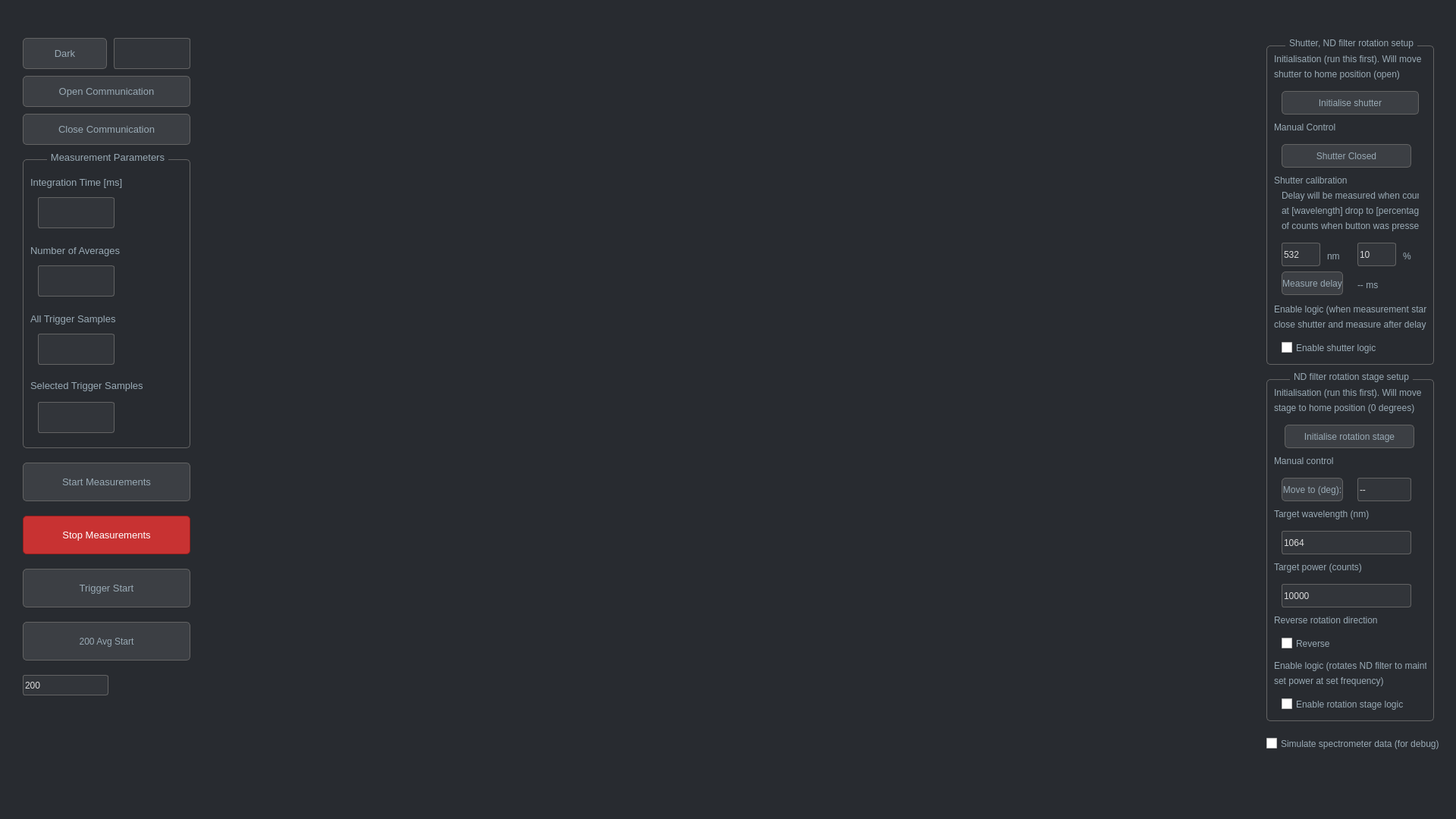
<?xml version="1.0" encoding="UTF-8"?>
<ui version="4.0">
 <class>MainWindow</class>
 <widget class="QMainWindow" name="MainWindow">
  <property name="geometry">
   <rect>
    <x>0</x>
    <y>0</y>
    <width>1920</width>
    <height>1080</height>
   </rect>
  </property>
  <property name="sizePolicy">
   <sizepolicy hsizetype="Maximum" vsizetype="Maximum">
    <horstretch>0</horstretch>
    <verstretch>0</verstretch>
   </sizepolicy>
  </property>
  <property name="windowTitle">
   <string>MainWindow</string>
  </property>
  <property name="autoFillBackground">
   <bool>false</bool>
  </property>
  <property name="styleSheet">
   <string notr="true">QMainWindow {
    background-color: rgb(40, 43, 48);
    color: rgb(153, 170, 181);
}

QPushButton {
    background-color: rgb(60, 63, 68);
    color: rgb(153, 170, 181);
    border: 1px solid rgb(100, 100, 100);
    border-radius: 5px;
}

QPushButton:hover {
    background-color: rgb(70, 73, 78);
	color: rgb(255, 255, 255); /* Make text whiter when hovering */
}

QLineEdit {
    background-color: rgb(50, 53, 58);
    color: rgb(220, 220, 220);
    border: 1px solid rgb(100, 100, 100);
    border-radius: 3px;
}

QGroupBox {
    color: rgb(153, 170, 181);
    border: 1px solid rgb(100, 100, 100);
    border-radius: 5px;
    margin-top: 10px;
}

QGroupBox::title {
    subcontrol-origin: margin;
    subcontrol-position: top center;
    padding: 0 3px;
}

QLabel, QCheckBox {
    color: rgb(153, 170, 181);
}
</string>
  </property>
  <widget class="QWidget" name="centralwidget">
   <widget class="QPushButton" name="SaveDarkBtn">
    <property name="geometry">
     <rect>
      <x>30</x>
      <y>50</y>
      <width>111</width>
      <height>41</height>
     </rect>
    </property>
    <property name="font">
     <font>
      <pointsize>10</pointsize>
     </font>
    </property>
    <property name="text">
     <string>Dark</string>
    </property>
   </widget>
   <widget class="QLineEdit" name="LasernmBtn">
    <property name="geometry">
     <rect>
      <x>150</x>
      <y>50</y>
      <width>101</width>
      <height>41</height>
     </rect>
    </property>
   </widget>
   <widget class="QPushButton" name="OpenCommBtn">
    <property name="geometry">
     <rect>
      <x>30</x>
      <y>100</y>
      <width>221</width>
      <height>41</height>
     </rect>
    </property>
    <property name="font">
     <font>
      <pointsize>10</pointsize>
     </font>
    </property>
    <property name="text">
     <string>Open Communication</string>
    </property>
   </widget>
   <widget class="QPushButton" name="CloseCommBtn">
    <property name="geometry">
     <rect>
      <x>30</x>
      <y>150</y>
      <width>221</width>
      <height>41</height>
     </rect>
    </property>
    <property name="font">
     <font>
      <pointsize>10</pointsize>
     </font>
    </property>
    <property name="text">
     <string>Close Communication</string>
    </property>
   </widget>
   <widget class="QGroupBox" name="groupBox">
    <property name="geometry">
     <rect>
      <x>30</x>
      <y>200</y>
      <width>221</width>
      <height>391</height>
     </rect>
    </property>
    <property name="font">
     <font>
      <pointsize>10</pointsize>
     </font>
    </property>
    <property name="title">
     <string>Measurement Parameters</string>
    </property>
    <widget class="QLineEdit" name="IntTimeEdt">
     <property name="geometry">
      <rect>
       <x>20</x>
       <y>60</y>
       <width>101</width>
       <height>41</height>
      </rect>
     </property>
    </widget>
    <widget class="QLineEdit" name="NumAvgEdt">
     <property name="geometry">
      <rect>
       <x>20</x>
       <y>150</y>
       <width>101</width>
       <height>41</height>
      </rect>
     </property>
    </widget>
    <widget class="QLineEdit" name="NumTrigMeasEdt">
     <property name="geometry">
      <rect>
       <x>20</x>
       <y>240</y>
       <width>101</width>
       <height>41</height>
      </rect>
     </property>
    </widget>
    <widget class="QLabel" name="label">
     <property name="geometry">
      <rect>
       <x>10</x>
       <y>30</y>
       <width>191</width>
       <height>21</height>
      </rect>
     </property>
     <property name="font">
      <font>
       <pointsize>10</pointsize>
      </font>
     </property>
     <property name="text">
      <string>Integration Time [ms]</string>
     </property>
    </widget>
    <widget class="QLabel" name="label_2">
     <property name="geometry">
      <rect>
       <x>10</x>
       <y>120</y>
       <width>181</width>
       <height>21</height>
      </rect>
     </property>
     <property name="font">
      <font>
       <pointsize>10</pointsize>
      </font>
     </property>
     <property name="text">
      <string>Number of Averages</string>
     </property>
    </widget>
    <widget class="QLabel" name="label_3">
     <property name="geometry">
      <rect>
       <x>10</x>
       <y>210</y>
       <width>191</width>
       <height>21</height>
      </rect>
     </property>
     <property name="font">
      <font>
       <pointsize>10</pointsize>
      </font>
     </property>
     <property name="text">
      <string>All Trigger Samples</string>
     </property>
    </widget>
    <widget class="QLabel" name="label_4">
     <property name="geometry">
      <rect>
       <x>10</x>
       <y>300</y>
       <width>159</width>
       <height>17</height>
      </rect>
     </property>
     <property name="font">
      <font>
       <pointsize>10</pointsize>
      </font>
     </property>
     <property name="text">
      <string>Selected Trigger Samples</string>
     </property>
    </widget>
    <widget class="QLineEdit" name="NumTrigSelEdt">
     <property name="geometry">
      <rect>
       <x>20</x>
       <y>330</y>
       <width>101</width>
       <height>41</height>
      </rect>
     </property>
    </widget>
   </widget>
   <widget class="QPushButton" name="StartMeasBtn">
    <property name="geometry">
     <rect>
      <x>30</x>
      <y>610</y>
      <width>221</width>
      <height>51</height>
     </rect>
    </property>
    <property name="font">
     <font>
      <pointsize>10</pointsize>
     </font>
    </property>
    <property name="text">
     <string>Start Measurements</string>
    </property>
   </widget>
   <widget class="QPushButton" name="StopMeasBtn">
    <property name="geometry">
     <rect>
      <x>30</x>
      <y>680</y>
      <width>221</width>
      <height>51</height>
     </rect>
    </property>
    <property name="font">
     <font>
      <pointsize>10</pointsize>
     </font>
    </property>
    <property name="styleSheet">
     <string notr="true">QPushButton {
    background-color: rgb(200, 50, 50);
    color: white;
    border: 1px solid rgb(150, 30, 30);
    border-radius: 5px;
}

QPushButton:hover {
    background-color: rgb(220, 70, 70);
}
</string>
    </property>
    <property name="text">
     <string>Stop Measurements</string>
    </property>
   </widget>
   <widget class="QPushButton" name="TrigSaveBtn">
    <property name="geometry">
     <rect>
      <x>30</x>
      <y>750</y>
      <width>221</width>
      <height>51</height>
     </rect>
    </property>
    <property name="font">
     <font>
      <pointsize>10</pointsize>
     </font>
    </property>
    <property name="text">
     <string>Trigger Start</string>
    </property>
   </widget>
   <widget class="Plot" name="plot" native="true">
    <property name="geometry">
     <rect>
      <x>280</x>
      <y>50</y>
      <width>1361</width>
      <height>1001</height>
     </rect>
    </property>
   </widget>
   <widget class="QPushButton" name="Avg200StartBtn">
    <property name="geometry">
     <rect>
      <x>30</x>
      <y>820</y>
      <width>221</width>
      <height>51</height>
     </rect>
    </property>
    <property name="text">
     <string>200 Avg Start</string>
    </property>
   </widget>
   <widget class="QLineEdit" name="AvgPresetEdit">
    <property name="geometry">
     <rect>
      <x>30</x>
      <y>890</y>
      <width>113</width>
      <height>27</height>
     </rect>
    </property>
    <property name="text">
     <string>200</string>
    </property>
   </widget>
   <widget class="QGroupBox" name="groupBox_2">
    <property name="geometry">
     <rect>
      <x>1670</x>
      <y>50</y>
      <width>221</width>
      <height>431</height>
     </rect>
    </property>
    <property name="title">
     <string>Shutter, ND filter rotation setup</string>
    </property>
    <widget class="QLabel" name="label_5">
     <property name="geometry">
      <rect>
       <x>10</x>
       <y>20</y>
       <width>201</width>
       <height>16</height>
      </rect>
     </property>
     <property name="text">
      <string>Initialisation (run this first). Will move </string>
     </property>
    </widget>
    <widget class="QPushButton" name="InitShutter">
     <property name="geometry">
      <rect>
       <x>20</x>
       <y>70</y>
       <width>181</width>
       <height>31</height>
      </rect>
     </property>
     <property name="text">
      <string>Initialise shutter</string>
     </property>
    </widget>
    <widget class="QPushButton" name="ShutterBtn">
     <property name="geometry">
      <rect>
       <x>20</x>
       <y>140</y>
       <width>171</width>
       <height>31</height>
      </rect>
     </property>
     <property name="text">
      <string>Shutter Closed</string>
     </property>
    </widget>
    <widget class="QLabel" name="label_6">
     <property name="geometry">
      <rect>
       <x>10</x>
       <y>110</y>
       <width>201</width>
       <height>16</height>
      </rect>
     </property>
     <property name="text">
      <string>Manual Control</string>
     </property>
    </widget>
    <widget class="QLabel" name="label_7">
     <property name="geometry">
      <rect>
       <x>10</x>
       <y>40</y>
       <width>201</width>
       <height>16</height>
      </rect>
     </property>
     <property name="text">
      <string>shutter to home position (open)</string>
     </property>
    </widget>
    <widget class="QLabel" name="label_8">
     <property name="geometry">
      <rect>
       <x>10</x>
       <y>180</y>
       <width>191</width>
       <height>16</height>
      </rect>
     </property>
     <property name="text">
      <string>Shutter calibration</string>
     </property>
    </widget>
    <widget class="QPushButton" name="MeasureLatencyBtn">
     <property name="geometry">
      <rect>
       <x>20</x>
       <y>308</y>
       <width>81</width>
       <height>31</height>
      </rect>
     </property>
     <property name="text">
      <string>Measure delay</string>
     </property>
    </widget>
    <widget class="QLabel" name="LatencyResultLabel">
     <property name="geometry">
      <rect>
       <x>120</x>
       <y>310</y>
       <width>71</width>
       <height>31</height>
      </rect>
     </property>
     <property name="text">
      <string>-- ms</string>
     </property>
    </widget>
    <widget class="QLabel" name="label_10">
     <property name="geometry">
      <rect>
       <x>10</x>
       <y>350</y>
       <width>201</width>
       <height>16</height>
      </rect>
     </property>
     <property name="text">
      <string>Enable logic (when measurement started</string>
     </property>
    </widget>
    <widget class="QCheckBox" name="EnableShutterLogic">
     <property name="geometry">
      <rect>
       <x>20</x>
       <y>400</y>
       <width>191</width>
       <height>17</height>
      </rect>
     </property>
     <property name="acceptDrops">
      <bool>false</bool>
     </property>
     <property name="autoFillBackground">
      <bool>false</bool>
     </property>
     <property name="text">
      <string>Enable shutter logic</string>
     </property>
    </widget>
    <widget class="QLabel" name="label_11">
     <property name="geometry">
      <rect>
       <x>10</x>
       <y>370</y>
       <width>201</width>
       <height>16</height>
      </rect>
     </property>
     <property name="text">
      <string>close shutter and measure after delay</string>
     </property>
    </widget>
    <widget class="QLabel" name="label_9">
     <property name="geometry">
      <rect>
       <x>20</x>
       <y>200</y>
       <width>181</width>
       <height>16</height>
      </rect>
     </property>
     <property name="text">
      <string>Delay will be measured when counts</string>
     </property>
    </widget>
    <widget class="QLabel" name="label_20">
     <property name="geometry">
      <rect>
       <x>20</x>
       <y>220</y>
       <width>181</width>
       <height>16</height>
      </rect>
     </property>
     <property name="text">
      <string>at [wavelength] drop to [percentage]</string>
     </property>
    </widget>
    <widget class="QLabel" name="label_21">
     <property name="geometry">
      <rect>
       <x>20</x>
       <y>240</y>
       <width>181</width>
       <height>16</height>
      </rect>
     </property>
     <property name="text">
      <string>of counts when button was pressed.</string>
     </property>
    </widget>
    <widget class="QLineEdit" name="LatencyWavelength">
     <property name="geometry">
      <rect>
       <x>20</x>
       <y>270</y>
       <width>51</width>
       <height>31</height>
      </rect>
     </property>
     <property name="text">
      <string>532</string>
     </property>
    </widget>
    <widget class="QLineEdit" name="LatencyPercentage">
     <property name="geometry">
      <rect>
       <x>120</x>
       <y>270</y>
       <width>51</width>
       <height>31</height>
      </rect>
     </property>
     <property name="text">
      <string>10</string>
     </property>
    </widget>
    <widget class="QLabel" name="label_22">
     <property name="geometry">
      <rect>
       <x>80</x>
       <y>280</y>
       <width>21</width>
       <height>16</height>
      </rect>
     </property>
     <property name="text">
      <string>nm</string>
     </property>
    </widget>
    <widget class="QLabel" name="label_23">
     <property name="geometry">
      <rect>
       <x>180</x>
       <y>280</y>
       <width>21</width>
       <height>16</height>
      </rect>
     </property>
     <property name="text">
      <string>%</string>
     </property>
    </widget>
   </widget>
   <widget class="QGroupBox" name="groupBox_3">
    <property name="geometry">
     <rect>
      <x>1670</x>
      <y>490</y>
      <width>221</width>
      <height>461</height>
     </rect>
    </property>
    <property name="title">
     <string>ND filter rotation stage setup</string>
    </property>
    <widget class="QLabel" name="label_15">
     <property name="geometry">
      <rect>
       <x>10</x>
       <y>40</y>
       <width>201</width>
       <height>16</height>
      </rect>
     </property>
     <property name="text">
      <string>stage to home position (0 degrees)</string>
     </property>
    </widget>
    <widget class="QLineEdit" name="RotationTarget">
     <property name="geometry">
      <rect>
       <x>120</x>
       <y>140</y>
       <width>71</width>
       <height>31</height>
      </rect>
     </property>
     <property name="text">
      <string>--</string>
     </property>
    </widget>
    <widget class="QLabel" name="label_14">
     <property name="geometry">
      <rect>
       <x>10</x>
       <y>20</y>
       <width>201</width>
       <height>16</height>
      </rect>
     </property>
     <property name="text">
      <string>Initialisation (run this first). Will move </string>
     </property>
    </widget>
    <widget class="QPushButton" name="InitRotation">
     <property name="geometry">
      <rect>
       <x>24</x>
       <y>70</y>
       <width>171</width>
       <height>31</height>
      </rect>
     </property>
     <property name="text">
      <string>Initialise rotation stage</string>
     </property>
    </widget>
    <widget class="QLabel" name="label_13">
     <property name="geometry">
      <rect>
       <x>10</x>
       <y>110</y>
       <width>201</width>
       <height>16</height>
      </rect>
     </property>
     <property name="text">
      <string>Manual control</string>
     </property>
    </widget>
    <widget class="QPushButton" name="MoveRotation">
     <property name="geometry">
      <rect>
       <x>20</x>
       <y>140</y>
       <width>81</width>
       <height>31</height>
      </rect>
     </property>
     <property name="text">
      <string>Move to (deg):</string>
     </property>
    </widget>
    <widget class="QLabel" name="label_12">
     <property name="geometry">
      <rect>
       <x>10</x>
       <y>180</y>
       <width>171</width>
       <height>16</height>
      </rect>
     </property>
     <property name="text">
      <string>Target wavelength (nm)</string>
     </property>
    </widget>
    <widget class="QLineEdit" name="RotationTargetWavelength">
     <property name="geometry">
      <rect>
       <x>20</x>
       <y>210</y>
       <width>171</width>
       <height>31</height>
      </rect>
     </property>
     <property name="text">
      <string>1064</string>
     </property>
    </widget>
    <widget class="QLabel" name="label_16">
     <property name="geometry">
      <rect>
       <x>10</x>
       <y>250</y>
       <width>171</width>
       <height>16</height>
      </rect>
     </property>
     <property name="text">
      <string>Target power (counts)</string>
     </property>
    </widget>
    <widget class="QLineEdit" name="RotationTargetPower">
     <property name="geometry">
      <rect>
       <x>20</x>
       <y>280</y>
       <width>171</width>
       <height>31</height>
      </rect>
     </property>
     <property name="text">
      <string>10000</string>
     </property>
    </widget>
    <widget class="QLabel" name="label_17">
     <property name="geometry">
      <rect>
       <x>10</x>
       <y>320</y>
       <width>181</width>
       <height>16</height>
      </rect>
     </property>
     <property name="text">
      <string>Reverse rotation direction</string>
     </property>
    </widget>
    <widget class="QCheckBox" name="ReverseRotation">
     <property name="geometry">
      <rect>
       <x>20</x>
       <y>350</y>
       <width>171</width>
       <height>17</height>
      </rect>
     </property>
     <property name="text">
      <string>Reverse</string>
     </property>
    </widget>
    <widget class="QCheckBox" name="EnableRotationLogic">
     <property name="geometry">
      <rect>
       <x>20</x>
       <y>430</y>
       <width>191</width>
       <height>17</height>
      </rect>
     </property>
     <property name="text">
      <string>Enable rotation stage logic</string>
     </property>
    </widget>
    <widget class="QLabel" name="label_18">
     <property name="geometry">
      <rect>
       <x>10</x>
       <y>380</y>
       <width>201</width>
       <height>16</height>
      </rect>
     </property>
     <property name="text">
      <string>Enable logic (rotates ND filter to maintain</string>
     </property>
    </widget>
    <widget class="QLabel" name="label_19">
     <property name="geometry">
      <rect>
       <x>10</x>
       <y>400</y>
       <width>211</width>
       <height>16</height>
      </rect>
     </property>
     <property name="text">
      <string>set power at set frequency)</string>
     </property>
    </widget>
   </widget>
   <widget class="QCheckBox" name="SimulateData">
    <property name="geometry">
     <rect>
      <x>1670</x>
      <y>970</y>
      <width>231</width>
      <height>21</height>
     </rect>
    </property>
    <property name="text">
     <string>Simulate spectrometer data (for debug)</string>
    </property>
   </widget>
  </widget>
 </widget>
 <customwidgets>
  <customwidget>
   <class>Plot</class>
   <extends>QWidget</extends>
   <header>plot</header>
   <container>1</container>
  </customwidget>
 </customwidgets>
 <tabstops>
  <tabstop>SaveDarkBtn</tabstop>
  <tabstop>OpenCommBtn</tabstop>
  <tabstop>CloseCommBtn</tabstop>
  <tabstop>IntTimeEdt</tabstop>
  <tabstop>NumAvgEdt</tabstop>
  <tabstop>NumTrigMeasEdt</tabstop>
  <tabstop>StartMeasBtn</tabstop>
  <tabstop>StopMeasBtn</tabstop>
  <tabstop>TrigSaveBtn</tabstop>
 </tabstops>
 <resources/>
 <connections/>
</ui>
